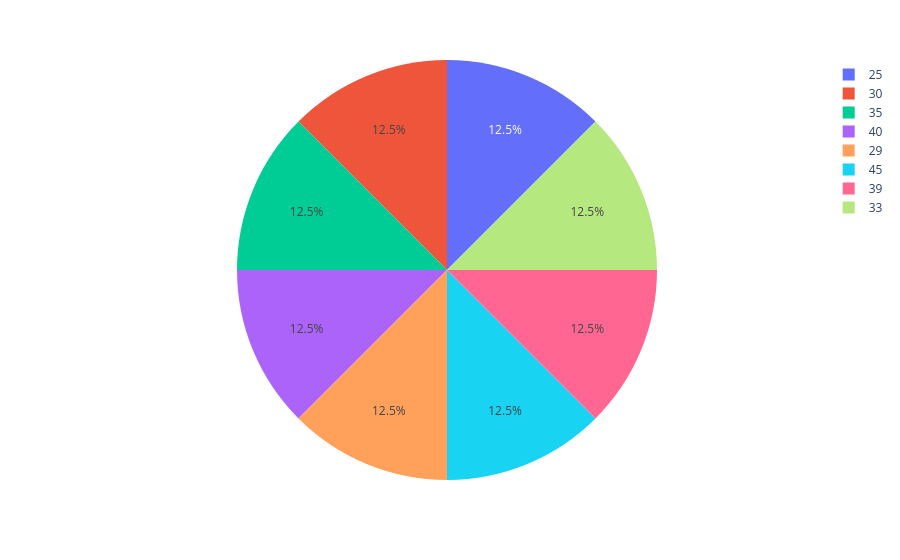

The code cell stored with this chart in its notebook:
### Code cell
# Univariate:
import plotly.express as pt
fig = pt.pie(data_frame=df,names='Age')
fig.show()

### Figure 1 — Plotly figure (JSON) as saved in the notebook; plotly's stock layout.template omitted (floating-point values rounded to 4 significant figures)
{"data": [{"domain": {"x": [0, 1], "y": [0, 1]}, "hovertemplate": "Age=%{label}<extra></extra>", "labels": [25, 30, 35, 40, 29, 45, 39, 33], "legendgroup": "", "name": "", "showlegend": true, "type": "pie"}], "layout": {"legend": {"tracegroupgap": 0}, "margin": {"t": 60}}}
